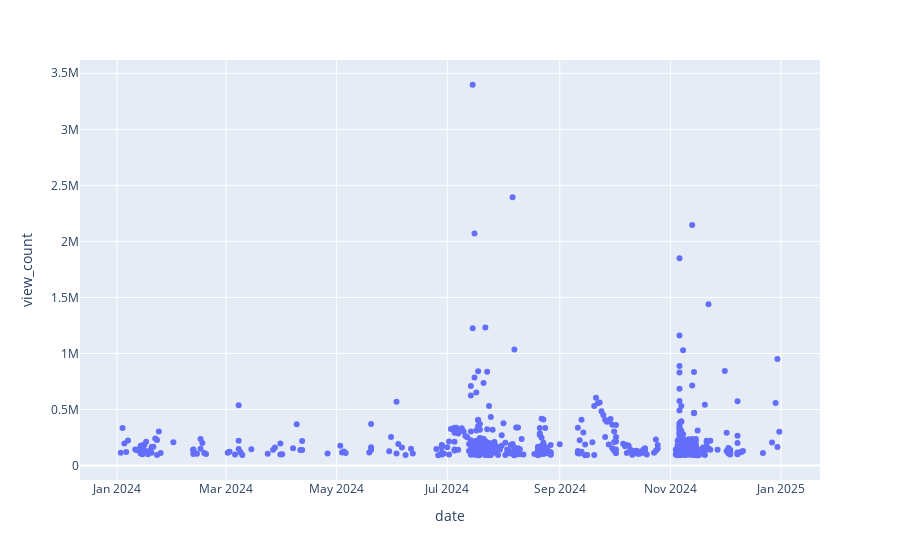

The notebook cell saved with this chart:
### Code cell
fig = px.scatter(
    top_500_dated,
    x='date',
    y='view_count',
    hover_data=['search_key', 'view_count'],
    size_max=20
)

fig.show()

### Figure 1 — Plotly figure (JSON) as saved in the notebook; plotly's stock layout.template omitted (floating-point values rounded to 4 significant figures; data arrays with more than 128 entries replaced by an {"elided": "..."} marker saying what was removed)
{"data": [{"customdata": {"elided": "500x1 str values"}, "hovertemplate": "date=%{x}<br>view_count=%{y}<br>search_key=%{customdata[0]}<extra></extra>", "legendgroup": "", "marker": {"color": "#636efa", "symbol": "circle"}, "mode": "markers", "name": "", "orientation": "v", "showlegend": false, "type": "scatter", "x": {"elided": "500 str values"}, "xaxis": "x", "y": {"elided": "500 int values"}, "yaxis": "y"}], "layout": {"legend": {"tracegroupgap": 0}, "margin": {"t": 60}, "xaxis": {"anchor": "y", "domain": [0, 1], "title": {"text": "date"}}, "yaxis": {"anchor": "x", "domain": [0, 1], "title": {"text": "view_count"}}}}
